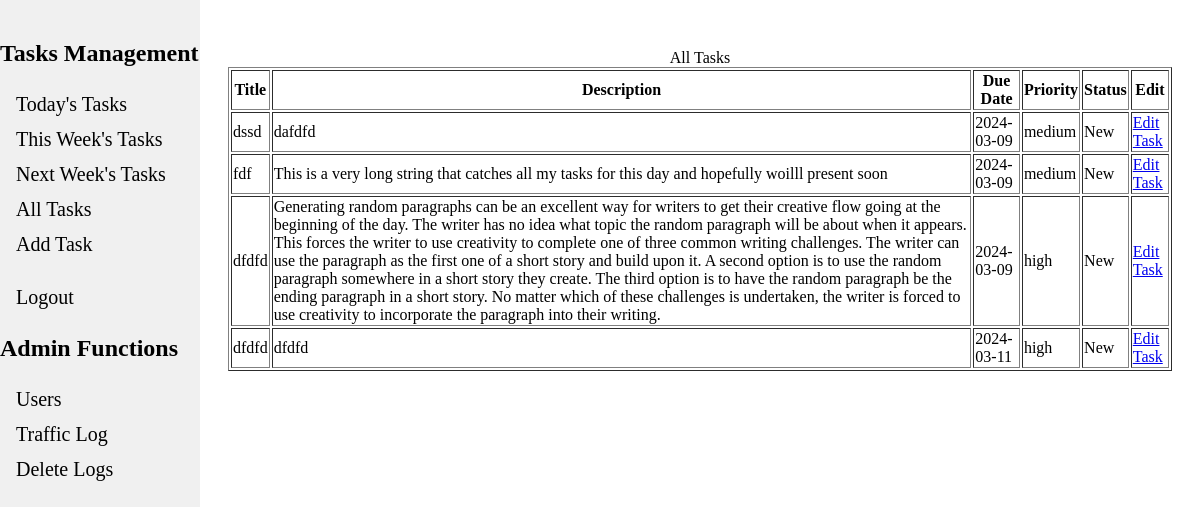
The app's page /list_tasks (signed in), older data.
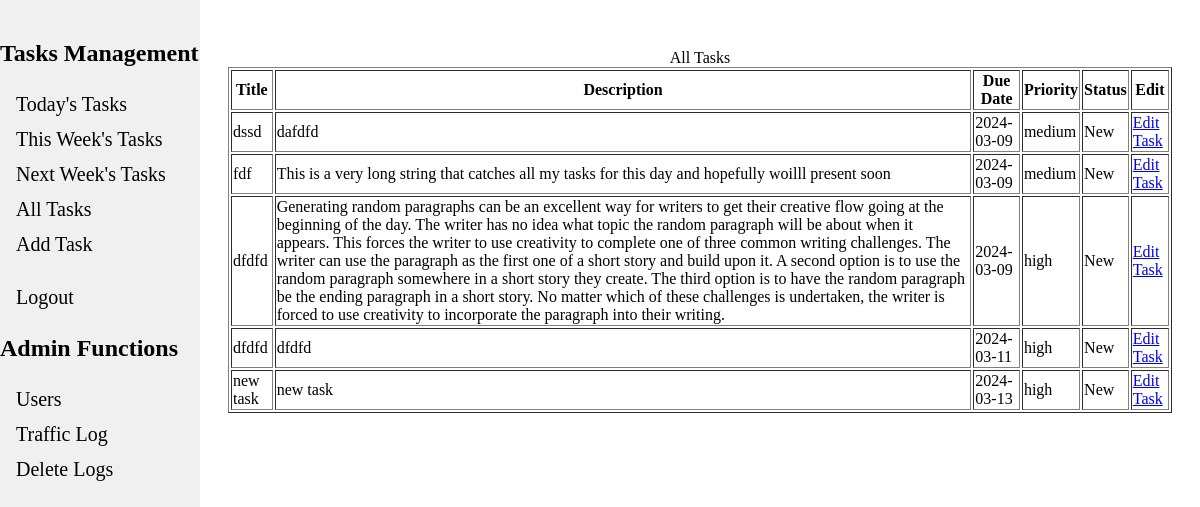
The same page, newer data.
### tables this page shows
CREATE TABLE tasks (
    id INTEGER PRIMARY KEY AUTOINCREMENT,
    user_id INTEGER KEY,
    title TEXT NOT NULL,
    description TEXT,
    due_date DATE,
    priority TEXT DEFAULT 'High',
    status TEXT DEFAULT 'New' /* Can be New, In Progress, Done, Abandoned */
);

### app.py (the view)
@app.route("/list_tasks", methods=["GET", "POST"]) #TODO:
@login_required
def list_tasks():
    form = ViewTaskForm()
    user_id = str(session["user_id"])
    tasks = g.db.execute("""SELECT * FROM tasks WHERE user_id = ?;""", (user_id)).fetchall()
    if form.validate_on_submit():
        print('here')
    return render_template("view_task_form.html",tasks=tasks, form=form, caption='All Tasks')

### app.py (called while the page is built)
@app.before_request
def load_logged_in_user():
    g.user = session.get("user_id", None)
    session_email = session.get("email", None)
    g.is_admin = session.get('is_admin', None) # Could use to gate admin functions
    db = get_db()
    client_ip = request.remote_addr
    endpoint = request.endpoint
    time = datetime.now()
    g.db.execute("""INSERT INTO traffic_logs (time,ip_addr,user_email,endpoint) VALUES (?,?,?,?)""",
            (time,client_ip, session_email, endpoint))
    g.db.commit()

def login_required(view):
    @wraps(view)
    def wrapped_view(*args, **kwargs):
        if g.user is None:
            return redirect(url_for("login", next=request.url))
        return view(*args,**kwargs)
    return wrapped_view

### database.py (called while the page is built)
def get_db():
    if "db" not in g:
        g.db = sqlite3.connect(DATABASE, detect_types=sqlite3.PARSE_DECLTYPES)
        g.db.row_factory = sqlite3.Row
        return g.db

### templates/view_task_form.html (shortened to what this page needs)
{% extends "base.html" %}
{% block content %}
<form action="" method="POST" novalidate>
    {% if tasks %}
    <table border="1">
        <h1><caption>{{ caption }}</caption> </h1>
        <tr>
            <th>Title</th>
            <th>Description</th>
            <th>Due Date</th>
            <th>Priority</th>
            <th>Status</th>
            <th>Edit</th>
        </tr>
        {% for indivTask in tasks %}
        <tr>
            <td class="title">{{ indivTask['title'] }}  </td>
            <td>{{ indivTask['description'] }}</td>
            <td>{{ indivTask['due_date'] }}</td>
            <td>{{ indivTask['priority'] }}</td>
            <td>{{ indivTask['status'] }}</td>
            <td><a href="{{ url_for('edit_task', task_id=indivTask['id']) }}" class="btn btn-primary">Edit Task</a></td>
        </tr>
        {% endfor %}
    </table>
    {% else %}
    <p>No tasks set</p>
    {% endif %}
</form>
{% endblock %}

Row changes from the older to the newer data that the page shows:
added tasks: title "new task", description "new task", due_date "2024-03-13", priority "high", status "New"
